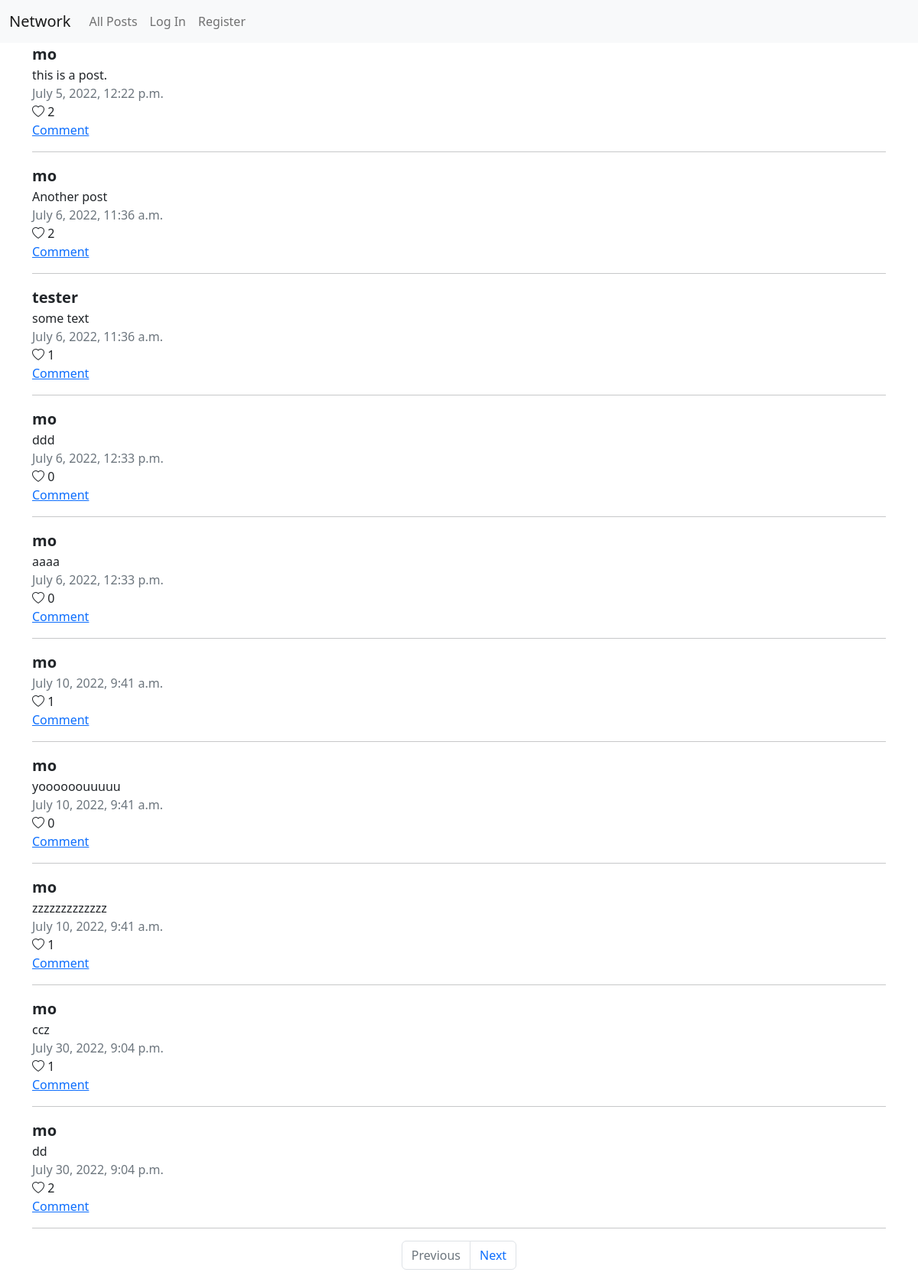
The page / on the database its author committed.
### network/models.py (models this page shows)
class Post(models.Model):
    entity = models.OneToOneField(Entity, on_delete=models.CASCADE, related_name="post")

class Entity(models.Model):
    user = models.ForeignKey(User, on_delete=models.CASCADE, related_name="posts")
    text = models.TextField()
    date = models.DateTimeField(default=datetime.now())

class User(AbstractUser):
    pass

### network/views.py (the view, shortened to what this page needs)
# urls.py: path("", views.index, name="index"),
def index(request):
    posts = Post.objects.all()
    paginator = Paginator(posts, 10)
    page_number = request.GET.get('page')
    page_obj = paginator.get_page(page_number)
    return render(request, "network/index.html", {
        'page_obj': page_obj
    })

### network/templates/network/index.html (shortened to what this page needs)
{% extends "network/layout.html" %} {% block body %}
{% include "network/posts.html" %}
{% endblock %}

### network/templates/network/posts.html (shortened to what this page needs)
{% for post in page_obj %}
<div data-id="{{post.entity.id}}">
  <a
    href="{% url 'profile' post.entity.user.id %}"
    class="text-decoration-none link-dark fw-bold fs-5">
    {{post.entity.user}}
  </a>
  <br />
  <div>{{post.entity.text}}</div>
  <div class="text-muted">{{post.entity.date}}</div>
  {% if not post.is_liked %}
  <div class="like-btn d-inline" data-like="like">
    <i class="bi bi-heart"></i>
    <div class="d-inline">{{post.entity.likes.count}}</div>
  </div>
  {%else%}
  <div class="like-btn d-inline" data-like="unlike">
    <i class="bi bi-heart-fill text-danger"></i>
    <div class="d-inline">{{post.entity.likes.count}}</div>
  </div>
  {%endif%}
  <br />
  <a href="#">Comment</a>
  <hr />
</div>
{% endfor %}
<nav aria-label="Page navigation">
  <ul class="pagination justify-content-center">
    <li class="page-item">
      {%if page_obj.has_previous%}
      <a class="page-link" href="?page={{ page_obj.previous_page_number }}"
        >Previous</a
      >
      {%else%}
      <a class="page-link disabled" href="#">Previous</a>
      {%endif%}
    </li>
    <li class="page-item">
      {%if page_obj.has_next %}
      <a class="page-link" href="?page={{ page_obj.next_page_number }}">Next</a>
      {%else%}
      <a class="page-link disabled" href="#">Next</a>
      {%endif%}
    </li>
  </ul>
</nav>

### network/static/network/styles.css (style rules this page uses)
* { margin: 0; padding: 0; box-sizing: border-box; }
.like-btn, .unlike-btn { user-select: none; }

### rows shown on the page
Post: entity.user "mo", entity.text "this is a post.", entity "July 5, 2022, 12:22 p.m.", entity.likes.count "2"
Post: entity.user "mo", entity.text "Another post", entity "July 6, 2022, 11:36 a.m.", entity.likes.count "2"
Post: entity.user "tester", entity.text "some text", entity "July 6, 2022, 11:36 a.m.", entity.likes.count "1"
Post: entity.user "mo", entity.text "ddd", entity "July 6, 2022, 12:33 p.m.", entity.likes.count "0"
Post: entity.user "mo", entity.text "aaaa", entity "July 6, 2022, 12:33 p.m.", entity.likes.count "0"
Post: entity.user "mo", entity "July 10, 2022, 9:41 a.m.", entity.likes.count "1"
Post: entity.user "mo", entity.text "yoooooouuuuu", entity "July 10, 2022, 9:41 a.m.", entity.likes.count "0"
Post: entity.user "mo", entity.text "zzzzzzzzzzzzz", entity "July 10, 2022, 9:41 a.m.", entity.likes.count "1"
Post: entity.user "mo", entity.text "ccz", entity "July 30, 2022, 9:04 p.m.", entity.likes.count "1"
Post: entity.user "mo", entity.text "dd", entity "July 30, 2022, 9:04 p.m.", entity.likes.count "2"
